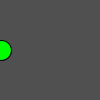
Frame 1 (no input)
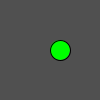
Frame 60 (the mouse pressed at the canvas centre just before this capture)
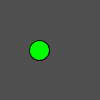
Frame 120 (the mouse held since frame 60 and released just before this capture)

The Processing sketch that drew these frames (run headless with seeded random() and noise(); from frame 60 on, the mouse is pressed at the canvas centre):

// Processing sketch: g_2_4
// ── g_2_4.pde
float x;
float x2 = 1;
void setup(){
  size(100,100);
}
void draw(){
  background(80);
  x = x * x2;
  x++;
  fill(0,255,0);
  ellipse(x,50,20,20);
  if ( x > width - 10){
    x = 10;
  }
}
void keyPressed(){
  x2 += 0.01;
}
void mouseClicked(){
  x2 = 1;
}
